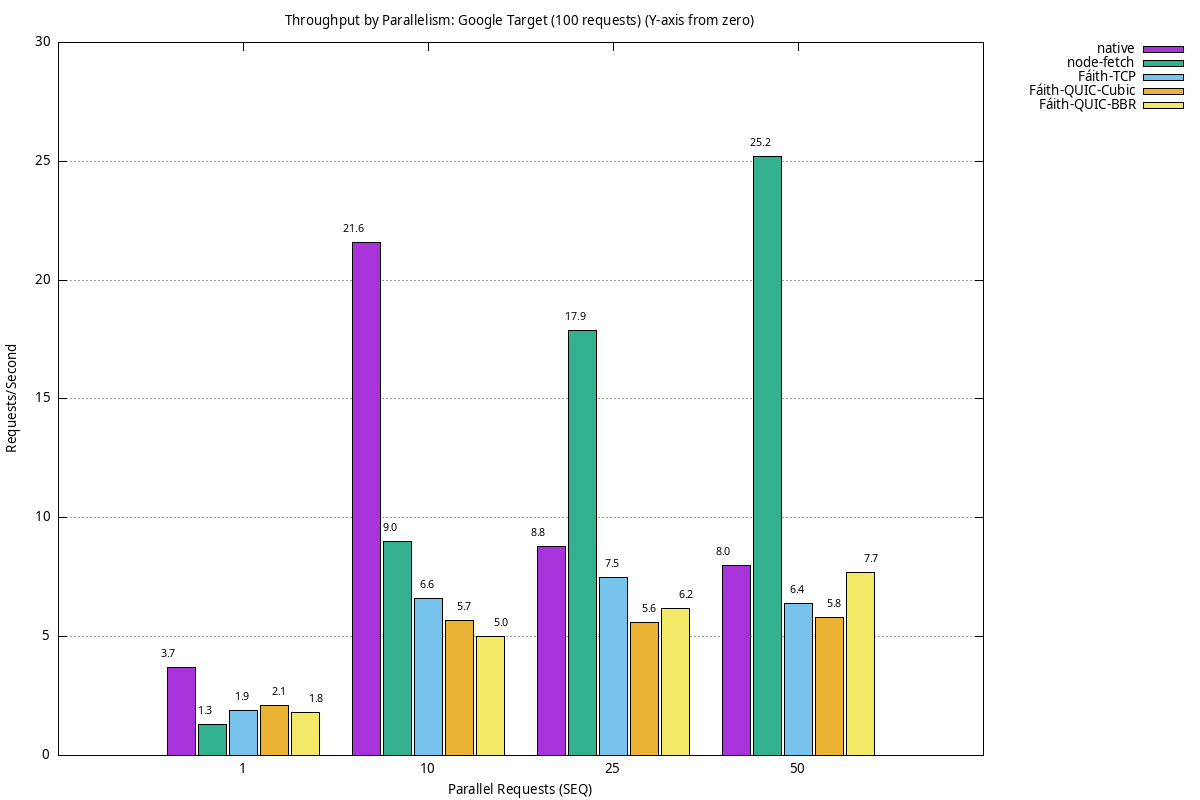

Recreate this plot in gnuplot.
set terminal png size 1200,800 font "sans,10" enhanced
set output 'charts/throughput_parallelism_google_zero.png'
set title 'Throughput by Parallelism: Google Target (100 requests) (Y-axis from zero)'
set xlabel 'Parallel Requests (SEQ)'
set ylabel 'Requests/Second'
set yrange [0:*]
set grid ytics
set key outside right top
set style data histograms
set style histogram clustered gap 1
set style fill solid 0.8 border -1
set boxwidth 0.9
set offset 0,0,graph 0.15,0
set xtics ("1" 0, "10" 1, "25" 2, "50" 3)


plot 'charts/throughput_parallelism_google_data.txt' using 2:xtic(1) title 'native', \
     '' using 3 title 'node-fetch', \
     '' using 4 title 'Fáith-TCP', \
     '' using 5 title 'Fáith-QUIC-Cubic', \
     '' using 6 title 'Fáith-QUIC-BBR', \
     '' using ($0-0.4):2:(sprintf("%.1f",$2)) with labels center offset 0,1 font ",8" notitle, \
     '' using ($0-0.2):3:(sprintf("%.1f",$3)) with labels center offset 0,1 font ",8" notitle, \
     '' using ($0):4:(sprintf("%.1f",$4)) with labels center offset 0,1 font ",8" notitle, \
     '' using ($0+0.2):5:(sprintf("%.1f",$5)) with labels center offset 0,1 font ",8" notitle, \
     '' using ($0+0.4):6:(sprintf("%.1f",$6)) with labels center offset 0,1 font ",8" notitle
